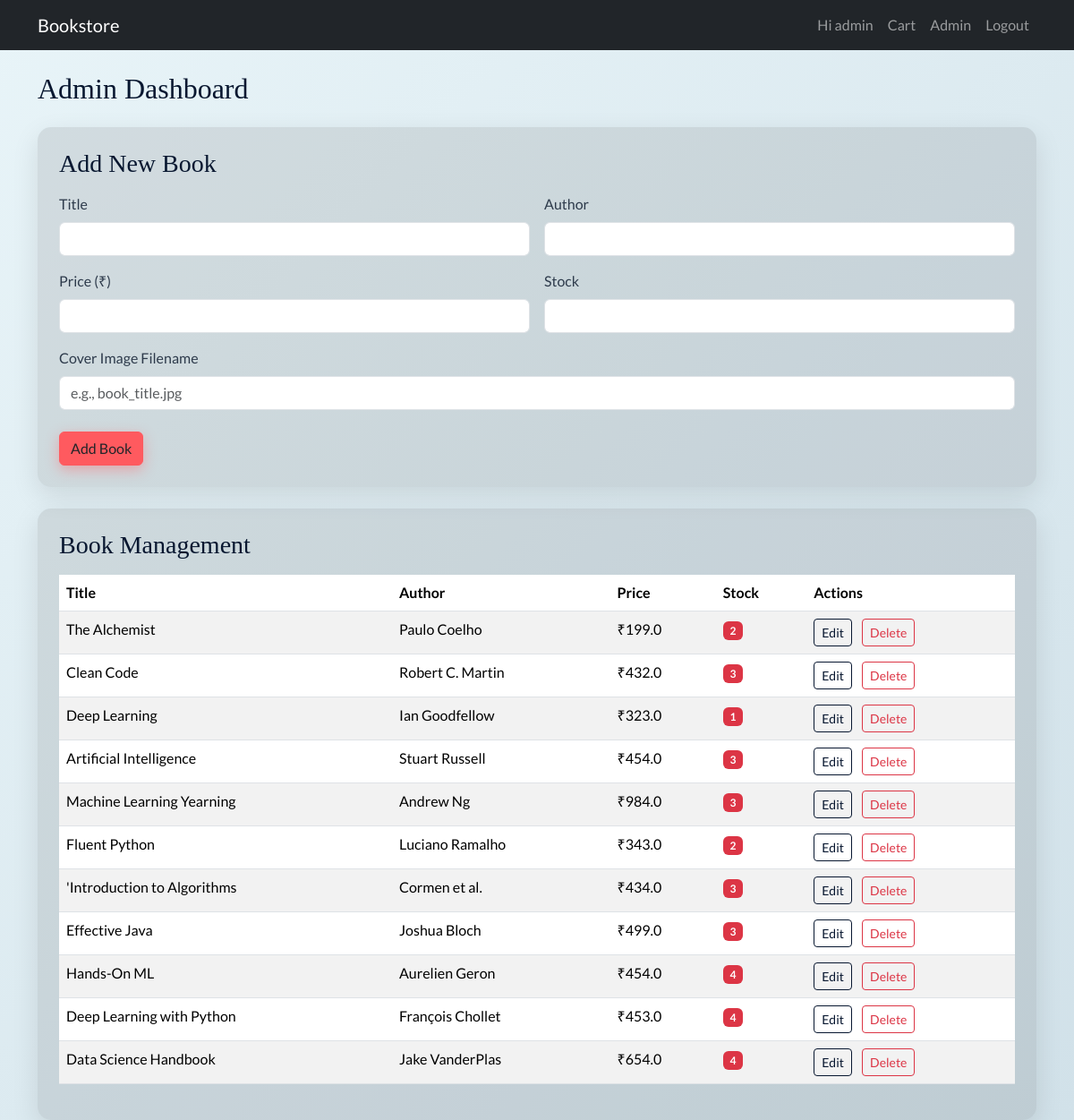
The page /admin (signed in) on the database its author committed.
### tables this page shows
CREATE TABLE books (
        id INTEGER PRIMARY KEY AUTOINCREMENT,
        title TEXT NOT NULL,
        author TEXT,
        price REAL NOT NULL,
        stock INTEGER NOT NULL DEFAULT 0,
        cover_image TEXT
    );

### app.py (the view, shortened to what this page needs)
@app.route('/admin', methods=['GET','POST'])
def admin():
    if 'role' not in session or session.get('role') != 'admin':
        flash('Admin access only.')
        return redirect(url_for('login'))
    db = get_db()
    books = db.execute('SELECT * FROM books').fetchall()
    return render_template('admin.html', books=books)

### app.py (called while the page is built)
def get_db():
    db = getattr(g, '_database', None)
    if db is None:
        db = g._database = sqlite3.connect(str(DB_PATH))
        db.row_factory = sqlite3.Row
    return db

@app.teardown_appcontext
def close_connection(exception):
    db = getattr(g, '_database', None)
    if db is not None:
        db.close()

### templates/admin.html
{% extends 'layout.html' %}
{% block content %}
<h2 class="mb-4">Admin Dashboard</h2>
<div class="unique-card p-4 mb-4">
    <h3 class="mb-3">Add New Book</h3>
    <form action="{{ url_for('admin') }}" method="post">
        <div class="row g-3">
            <div class="col-md-6">
                <label for="title" class="form-label">Title</label>
                <input type="text" class="form-control" id="title" name="title" required>
            </div>
            <div class="col-md-6">
                <label for="author" class="form-label">Author</label>
                <input type="text" class="form-control" id="author" name="author">
            </div>
            <div class="col-md-6">
                <label for="price" class="form-label">Price (₹)</label>
                <input type="number" step="0.01" class="form-control" id="price" name="price" required>
            </div>
            <div class="col-md-6">
                <label for="stock" class="form-label">Stock</label>
                <input type="number" class="form-control" id="stock" name="stock" required>
            </div>
            <div class="col-md-12">
                <label for="cover_image" class="form-label">Cover Image Filename</label>
                <input type="text" class="form-control" id="cover_image" name="cover_image" placeholder="e.g., book_title.jpg">
            </div>
        </div>
        <div class="mt-4">
            <button type="submit" class="btn btn-primary-unique">Add Book</button>
        </div>
    </form>
</div>
<div class="unique-card p-4">
    <h3 class="mb-3">Book Management</h3>
    <div class="table-responsive">
        <table class="table table-striped table-hover">
            <thead>
                <tr>
                    <th>Title</th>
                    <th>Author</th>
                    <th>Price</th>
                    <th>Stock</th>
                    <th>Actions</th>
                </tr>
            </thead>
            <tbody>
                {% for book in books %}
                <tr>
                    <td>{{ book.title }}</td>
                    <td>{{ book.author }}</td>
                    <td>₹{{ book.price }}</td>
                    <td><span class="badge {{ 'bg-danger' if book.stock < 10 else 'bg-success' }}">{{ book.stock }}</span></td>
                    <td>
                        <a href="#" class="btn btn-outline-unique btn-sm me-2">Edit</a>
                        <a href="{{ url_for('delete_book', book_id=book.id) }}" class="btn btn-outline-danger btn-sm">Delete</a>
                    </td>
                </tr>
                {% endfor %}
            </tbody>
        </table>
    </div>
</div>
{% endblock %}

### static/creative-style.css (style rules this page uses)
:root { --primary-color: #081730; --accent-color: #FF5A5F; --background-light: #E8F4F8; --text-color: #2D3A4B; --font-serif: 'Playfair Display', serif; --font-sans-serif: 'Lato', sans-serif; --color-light-blue-gray: #D1E1E9; }
body { font-family: var(--font-sans-serif); background-color: var(--background-light); color: var(--text-color); background-image: linear-gradient(135deg, var(--background-light) 0%, var(--color-light-blue-gray) 100%); }
h1, h2, h3, h4 { font-family: var(--font-serif); color: var(--primary-color); }
.unique-card { border: none; border-radius: 15px; background-color: #0b0a0a18; box-shadow: 0 10px 30px rgba(0, 0, 0, 0.1); transition: transform 0.3s ease; }
.btn-primary-unique { background-color: var(--accent-color); border-color: var(--accent-color); transition: all 0.3s ease; box-shadow: 0 5px 15px rgba(255, 90, 95, 0.4); }
.btn-outline-unique { color: var(--primary-color); border-color: var(--primary-color); transition: all 0.3s ease; }

### rows shown on the page
books: title "The Alchemist", author "Paulo Coelho", price "199.0", stock "2"
books: title "Clean Code", author "Robert C. Martin", price "432.0", stock "3"
books: title "Deep Learning", author "Ian Goodfellow", price "323.0", stock "1"
books: title "Artificial Intelligence", author "Stuart Russell", price "454.0", stock "3"
books: title "Machine Learning Yearning", author "Andrew Ng", price "984.0", stock "3"
books: title "Fluent Python", author "Luciano Ramalho", price "343.0", stock "2"
books: title "'Introduction to Algorithms", author "Cormen et al.", price "434.0", stock "3"
books: title "Effective Java", author "Joshua Bloch", price "499.0", stock "3"
books: title "Hands-On ML", author "Aurelien Geron", price "454.0", stock "4"
books: title "Deep Learning with Python", author "François Chollet", price "453.0", stock "4"
books: title "Data Science Handbook", author "Jake VanderPlas", price "654.0", stock "4"

### other values the page prints
{{ session.get('username') }} "admin"
